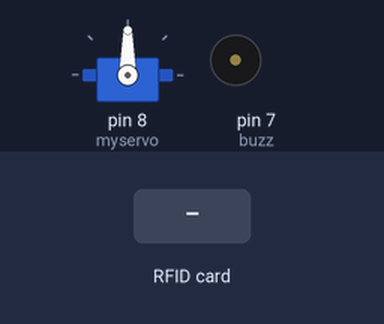
The sketch below on a simulated Arduino Uno, built with avr-gcc and run on an emulated ATmega328P. Shown: servo, buzzer (waves = sounding, pin HIGH). The inputs (shaded band) are chosen by the test bench. Pins used as bus, display or sensor lines are not drawn; what the sketch prints to the serial monitor is not drawn.

Above: at 1.2 s.
1.3 s: RFID card 63 EF 3E 3D held to the reader
At 2.06 s:
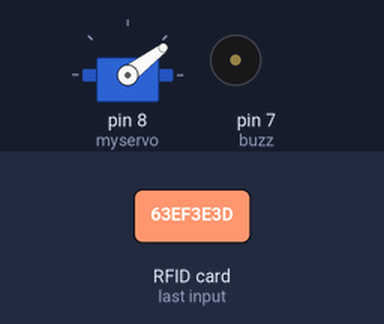
At 8.8 s:
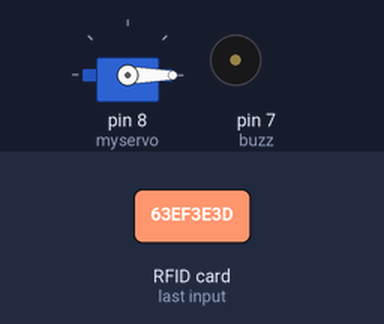
Timing chart, 0 to 10.3 s (numbered marks = the images above; inputs shaded):
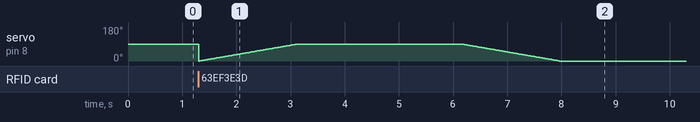

The sketch:

RFID_CODE_for_parking_school.ino
```cpp
#include <SPI.h>
#include <MFRC522.h>
#include <Servo.h>

#define SS_PIN 10
#define RST_PIN 9
MFRC522 mfrc522(SS_PIN, RST_PIN);   // Create MFRC522 instance.
 Servo myservo;
 int buzz = 7;
int pos = 0;
void setup()
{
  myservo.attach(8);
  Serial.begin(9600);   // Initiate a serial communication
  SPI.begin();      // Initiate  SPI bus
  mfrc522.PCD_Init();   // Initiate MFRC522
  Serial.println("Approximate your card to the reader...");
  Serial.println();
  pinMode(buzz,OUTPUT);

}
void loop()
{
  // Look for new cards
  if ( ! mfrc522.PICC_IsNewCardPresent())
  {
    return;
  }
  // Select one of the cards
  if ( ! mfrc522.PICC_ReadCardSerial())
  {
    return;
  }
  //Show UID on serial monitor
  Serial.print("UID tag :");
  String content= "";
  byte letter;
  for (byte i = 0; i < mfrc522.uid.size; i++)
  {
     Serial.print(mfrc522.uid.uidByte[i] < 0x10 ? " 0" : " ");
     Serial.print(mfrc522.uid.uidByte[i], HEX);
     content.concat(String(mfrc522.uid.uidByte[i] < 0x10 ? " 0" : " "));
     content.concat(String(mfrc522.uid.uidByte[i], HEX));
  }
  Serial.println();
  Serial.print("Message : ");
  content.toUpperCase();
  if (content.substring(1) == "63 EF 3E 3D") //change here the UID of the card/cards that you want to give access
  {
    Serial.println("AUTHORISED");
    Serial.println();
    for(pos = 0; pos <= 90; pos += 1)
  {
    myservo.write(pos);
    delay(20);
    Serial.print(pos);
  }
  delay(3000);

  for(pos = 90; pos>=0; pos-=1)
  {
    myservo.write(pos);
    delay(20);
    Serial.print(pos);
  }
    delay(2000);
  }
    if (content.substring(1) == "F7 BB AF D6") //change here the UID of the card/cards that you want to give access
  {
    Serial.println("AUTHORISED");
    Serial.println();
    for(pos = 0; pos <= 90; pos += 1)
  {
    myservo.write(pos);
    delay(20);
    Serial.print(pos);
  }
  delay(3000);

  for(pos = 90; pos>=0; pos-=1)
  {
    myservo.write(pos);
    delay(20);
    Serial.print(pos);
  }
    delay(2000);
  }

      if (content.substring(1) == "DC 1A 5A 2F") //change here the UID of the card/cards that you want to give access
  {
    Serial.println("AUTHORISED");
    Serial.println();
    for(pos = 0; pos <= 90; pos += 1)
  {
    myservo.write(pos);
    delay(20);
    Serial.print(pos);
  }
  delay(3000);

  for(pos = 90; pos>=0; pos-=1)
  {
    myservo.write(pos);
    delay(20);
    Serial.print(pos);
  }
    delay(2000);
  }

 else   if (content.substring(1) == "B2 5B 8F 31")
  {
    Serial.println(" NOT AUTHORISED");
    digitalWrite(buzz,HIGH);
    delay(2000);
    digitalWrite(buzz,LOW);
  }
}
```
